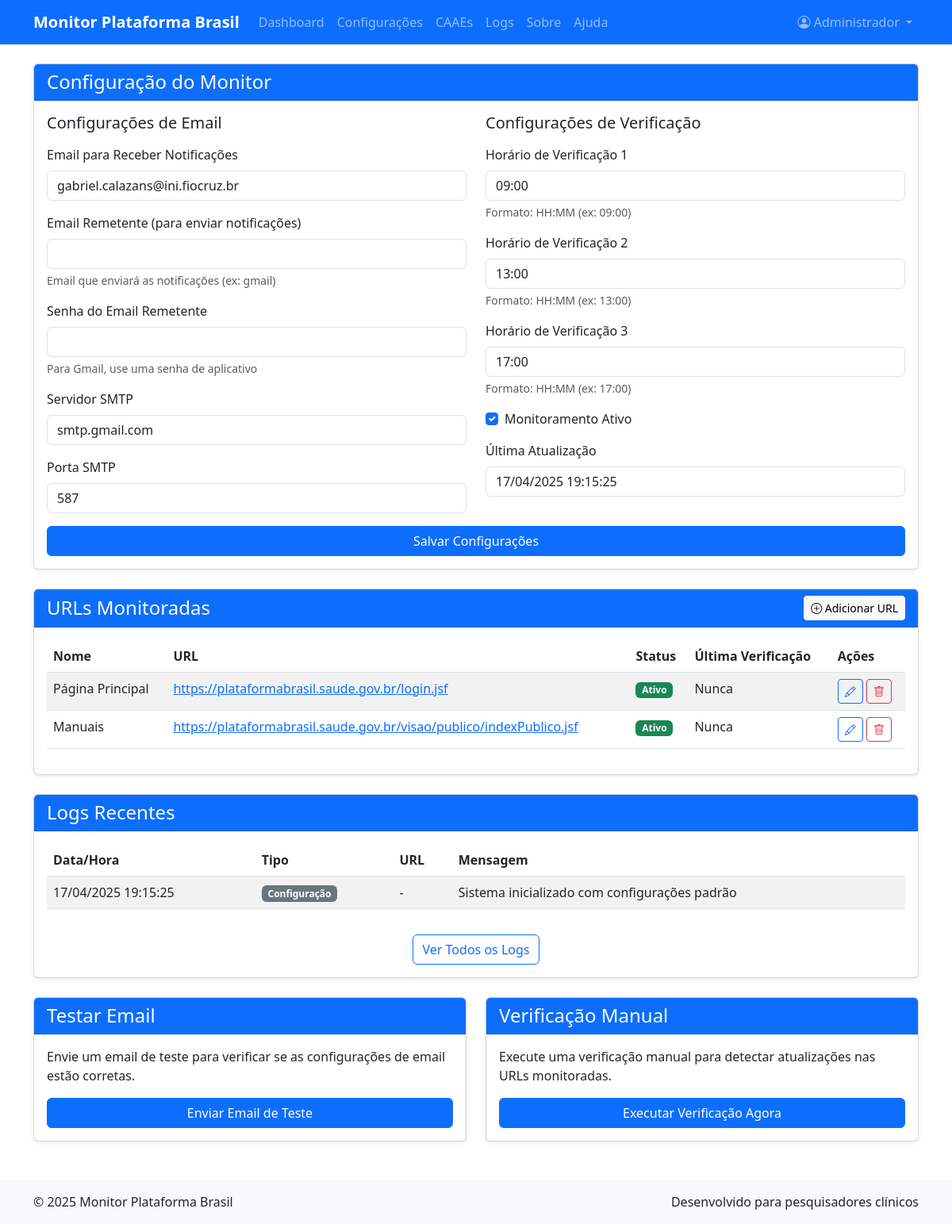
/monitor/ (signed in), run on the app's committed database.
### app/models.py (models this page shows, shortened)
class User(UserMixin, db.Model):
    id = db.Column(db.Integer, primary_key=True)
    name = db.Column(db.String(100), nullable=False)
    email = db.Column(db.String(100), unique=True, nullable=False)
    password_hash = db.Column(db.String(200), nullable=False)
    created_at = db.Column(db.DateTime, default=datetime.utcnow)

class MonitorConfig(db.Model):
    id = db.Column(db.Integer, primary_key=True)
    email_destinatario = db.Column(db.String(100), nullable=False)
    email_remetente = db.Column(db.String(100), nullable=True)
    email_senha = db.Column(db.String(100), nullable=True)
    smtp_servidor = db.Column(db.String(100), default='smtp.gmail.com')
    smtp_porta = db.Column(db.Integer, default=587)
    horario_verificacao_1 = db.Column(db.String(5), default='09:00')
    horario_verificacao_2 = db.Column(db.String(5), default='13:00')
    horario_verificacao_3 = db.Column(db.String(5), default='17:00')
    ativo = db.Column(db.Boolean, default=True)
    ultima_atualizacao = db.Column(db.DateTime, default=datetime.utcnow)

class MonitorURL(db.Model):
    id = db.Column(db.Integer, primary_key=True)
    nome = db.Column(db.String(100), nullable=False)
    url = db.Column(db.String(255), nullable=False)
    ativo = db.Column(db.Boolean, default=True)
    ultimo_hash = db.Column(db.String(64), nullable=True)
    ultima_verificacao = db.Column(db.DateTime, nullable=True)

class MonitorLog(db.Model):
    id = db.Column(db.Integer, primary_key=True)
    url_id = db.Column(db.Integer, db.ForeignKey('monitor_url.id'), nullable=True)
    url = db.relationship('MonitorURL', backref='logs')
    tipo = db.Column(db.String(20), nullable=False)  # 'verificacao', 'atualizacao', 'erro'
    mensagem = db.Column(db.Text, nullable=True)
    timestamp = db.Column(db.DateTime, default=datetime.utcnow)

### app/monitor.py (the view)
@bp.route('/')
@login_required
def index():
    config = MonitorConfig.query.first()
    urls = MonitorURL.query.all()
    logs = MonitorLog.query.order_by(MonitorLog.timestamp.desc()).limit(20).all()
    config_form = MonitorConfigForm(obj=config)
    url_form = MonitorURLForm()
    test_email_form = TestEmailForm()
    run_monitor_form = RunMonitorForm()
    return render_template('monitor/index.html',
                          config=config,
                          urls=urls,
                          logs=logs,
                          config_form=config_form,
                          url_form=url_form,
                          test_email_form=test_email_form,
                          run_monitor_form=run_monitor_form,
                          title='Configuração do Monitor')

### app/templates/monitor/index.html (shortened to what this page needs)
{% extends "base.html" %}
{% block content %}
<div class="row">
    <div class="col-md-12">
        <div class="card mb-4">
            <div class="card-header bg-primary text-white d-flex justify-content-between align-items-center">
                <h4 class="mb-0">Configuração do Monitor</h4>
            </div>
            <div class="card-body">
                <form method="POST" action="{{ url_for('monitor.update_config') }}">
                    <div class="row">
                        <div class="col-md-6">
                            <h5 class="mb-3">Configurações de Email</h5>
                            <div class="mb-3">
                                {{ config_form.email_destinatario.label(class="form-label") }}
                                {{ config_form.email_destinatario(class="form-control") }}
                            </div>
                            <div class="mb-3">
                                {{ config_form.email_remetente.label(class="form-label") }}
                                {{ config_form.email_remetente(class="form-control") }}
                                <div class="form-text">Email que enviará as notificações (ex: gmail)</div>
                            </div>
                            <div class="mb-3">
                                {{ config_form.email_senha.label(class="form-label") }}
                                {{ config_form.email_senha(class="form-control") }}
                                <div class="form-text">Para Gmail, use uma senha de aplicativo</div>
                            </div>
                            <div class="mb-3">
                                {{ config_form.smtp_servidor.label(class="form-label") }}
                                {{ config_form.smtp_servidor(class="form-control") }}
                            </div>
                            <div class="mb-3">
                                {{ config_form.smtp_porta.label(class="form-label") }}
                                {{ config_form.smtp_porta(class="form-control") }}
                            </div>
                        </div>
                        <div class="col-md-6">
                            <h5 class="mb-3">Configurações de Verificação</h5>
                            <div class="mb-3">
                                {{ config_form.horario_verificacao_1.label(class="form-label") }}
                                {{ config_form.horario_verificacao_1(class="form-control") }}
                                <div class="form-text">Formato: HH:MM (ex: 09:00)</div>
                            </div>
                            <div class="mb-3">
                                {{ config_form.horario_verificacao_2.label(class="form-label") }}
                                {{ config_form.horario_verificacao_2(class="form-control") }}
                                <div class="form-text">Formato: HH:MM (ex: 13:00)</div>
                            </div>
                            <div class="mb-3">
                                {{ config_form.horario_verificacao_3.label(class="form-label") }}
                                {{ config_form.horario_verificacao_3(class="form-control") }}
                                <div class="form-text">Formato: HH:MM (ex: 17:00)</div>
                            </div>
                            <div class="mb-3 form-check">
                                {{ config_form.ativo(class="form-check-input") }}
                                {{ config_form.ativo.label(class="form-check-label") }}
                            </div>
                            <div class="mb-3">
                                <label class="form-label">Última Atualização</label>
                                <input type="text" class="form-control" value="{{ config.ultima_atualizacao|formatdatetime if config and config.ultima_atualizacao else 'Nunca' }}" readonly>
                            </div>
                        </div>
                    </div>
                    <div class="d-grid gap-2">
                        {{ config_form.submit(class="btn btn-primary") }}
                    </div>
                </form>
            </div>
        </div>
    </div>
</div>
<div class="row">
    <div class="col-md-12">
        <div class="card mb-4">
            <div class="card-header bg-primary text-white d-flex justify-content-between align-items-center">
                <h4 class="mb-0">URLs Monitoradas</h4>
                <button type="button" class="btn btn-light btn-sm" data-bs-toggle="modal" data-bs-target="#addURLModal">
                    <i class="bi bi-plus-circle"></i> Adicionar URL
                </button>
            </div>
            <div class="card-body">
                {% if urls %}
                <div class="table-responsive">
                    <table class="table table-striped">
                        <thead>
                            <tr>
                                <th>Nome</th>
                                <th>URL</th>
                                <th>Status</th>
                                <th>Última Verificação</th>
                                <th>Ações</th>
                            </tr>
                        </thead>
                        <tbody>
                            {% for url in urls %}
                            <tr>
                                <td>{{ url.nome }}</td>
                                <td><a href="{{ url.url }}" target="_blank">{{ url.url }}</a></td>
                                <td>
                                    {% if url.ativo %}
                                    <span class="badge bg-success">Ativo</span>
                                    {% else %}
                                    <span class="badge bg-danger">Inativo</span>
                                    {% endif %}
                                </td>
                                <td>{{ url.ultima_verificacao|formatdatetime if url.ultima_verificacao else 'Nunca' }}</td>
                                <td>
                                    <a href="{{ url_for('monitor.edit_url', url_id=url.id) }}" class="btn btn-sm btn-outline-primary">
                                        <i class="bi bi-pencil"></i>
                                    </a>
                                    <button type="button" class="btn btn-sm btn-outline-danger" data-bs-toggle="modal" data-bs-target="#deleteURLModal{{ url.id }}">
                                        <i class="bi bi-trash"></i>
                                    </button>
                                </td>
                            </tr>
                            {% endfor %}
                        </tbody>
                    </table>
                </div>
                {% else %}
                <p class="text-center">Nenhuma URL configurada para monitoramento.</p>
                {% endif %}
            </div>
        </div>
    </div>
</div>
<div class="row">
    <div class="col-md-12">
        <div class="card mb-4">
            <div class="card-header bg-primary text-white">
                <h4 class="mb-0">Logs Recentes</h4>
            </div>
            <div class="card-body">
                {% if logs %}
                <div class="table-responsive">
                    <table class="table table-striped">
                        <thead>
                            <tr>
                                <th>Data/Hora</th>
                                <th>Tipo</th>
                                <th>URL</th>
                                <th>Mensagem</th>
                            </tr>
                        </thead>
                        <tbody>
                            {% for log in logs %}
                            <tr>
                                <td>{{ log.timestamp|formatdatetime }}</td>
                                <td>
                                    {% if log.tipo == 'verificacao' %}
                                    <span class="badge bg-info">Verificação</span>
                                    {% elif log.tipo == 'atualizacao' %}
                                    <span class="badge bg-success">Atualização</span>
                                    {% elif log.tipo == 'erro' %}
                                    <span class="badge bg-danger">Erro</span>
                                    {% elif log.tipo == 'email' %}
                                    <span class="badge bg-warning">Email</span>
                                    {% elif log.tipo == 'configuracao' %}
                                    <span class="badge bg-secondary">Configuração</span>
                                    {% else %}
                                    <span class="badge bg-secondary">{{ log.tipo }}</span>
                                    {% endif %}
                                </td>
                                <td>{{ log.url.nome if log.url else '-' }}</td>
                                <td>{{ log.mensagem }}</td>
                            </tr>
                            {% endfor %}
                        </tbody>
                    </table>
                </div>
                {% else %}
                <p class="text-center">Nenhum registro de log encontrado.</p>
                {% endif %}
                <div class="text-center mt-3">
                    <a href="{{ url_for('monitor.view_logs') }}" class="btn btn-outline-primary">Ver Todos os Logs</a>
                </div>
            </div>
        </div>
    </div>
</div>
<div class="row">
    <div class="col-md-6">
        <div class="card mb-4">
            <div class="card-header bg-primary text-white">
                <h4 class="mb-0">Testar Email</h4>
            </div>
            <div class="card-body">
                <p>Envie um email de teste para verificar se as configurações de email estão corretas.</p>
                <form action="{{ url_for('monitor.test_email') }}" method="post">
                    <div class="d-grid">
                        {{ test_email_form.submit(class="btn btn-primary") }}
                    </div>
                </form>
            </div>
        </div>
    </div>
    <div class="col-md-6">
        <div class="card mb-4">
            <div class="card-header bg-primary text-white">
                <h4 class="mb-0">Verificação Manual</h4>
            </div>
            <div class="card-body">
                <p>Execute uma verificação manual para detectar atualizações nas URLs monitoradas.</p>
                <form action="{{ url_for('monitor.run_monitor') }}" method="post">
                    <div class="d-grid">
                        {{ run_monitor_form.submit(class="btn btn-primary") }}
                    </div>
                </form>
            </div>
        </div>
    </div>
</div>
{% endblock %}

### app/templates/base.html (shortened to what this page needs)
<!DOCTYPE html>
<html lang="pt-br">
<head>
    <link href="https://cdn.jsdelivr.net/npm/bootstrap@5.3.0-alpha1/dist/css/bootstrap.min.css" rel="stylesheet">
    <link rel="stylesheet" href="https://cdn.jsdelivr.net/npm/bootstrap-icons@1.10.3/font/bootstrap-icons.css">
</head>
<body>
    <nav class="navbar navbar-expand-lg navbar-dark bg-primary fixed-top">
        <div class="container">
            <a class="navbar-brand" href="{{ url_for('main.index') }}">Monitor Plataforma Brasil</a>
            <div class="collapse navbar-collapse" id="navbarNav">
                <ul class="navbar-nav me-auto">
                    {% if current_user.is_authenticated %}
                    <li class="nav-item">
                        <a class="nav-link" href="{{ url_for('main.index') }}">Dashboard</a>
                    </li>
                    <li class="nav-item">
                        <a class="nav-link" href="{{ url_for('monitor.index') }}">Configurações</a>
                    </li>
                    <li class="nav-item">
                        <a class="nav-link" href="{{ url_for('monitor.caae_index') }}">CAAEs</a>
                    </li>
                    <li class="nav-item">
                        <a class="nav-link" href="{{ url_for('monitor.view_logs') }}">Logs</a>
                    </li>
                    {% endif %}
                    <li class="nav-item">
                        <a class="nav-link" href="{{ url_for('main.about') }}">Sobre</a>
                    </li>
                    <li class="nav-item">
                        <a class="nav-link" href="{{ url_for('main.help') }}">Ajuda</a>
                    </li>
                </ul>
                <ul class="navbar-nav">
                    {% if current_user.is_authenticated %}
                    <li class="nav-item dropdown">
                        <a class="nav-link dropdown-toggle" href="#" id="navbarDropdown" role="button" data-bs-toggle="dropdown" aria-expanded="false">
                            <i class="bi bi-person-circle"></i> {{ current_user.name }}
                        </a>
                    </li>
                    {% endif %}
                </ul>
            </div>
        </div>
    </nav>
    <div class="container content py-4">
        {% block content %}{% endblock %}
    </div>
    <footer class="footer">
        <div class="container">
            <div class="row">
                <div class="col-md-6">
                    <p class="mb-0">&copy; {{ now.year }} Monitor Plataforma Brasil</p>
                </div>
                <div class="col-md-6 text-md-end">
                    <p class="mb-0">Desenvolvido para pesquisadores clínicos</p>
                </div>
            </div>
        </div>
    </footer>
</body>
</html>

### data on the page
User: name "Administrador"
MonitorConfig: email_destinatario "gabriel.calazans@ini.fiocruz.br", smtp_servidor "smtp.gmail.com", smtp_porta "587", horario_verificacao_1 "09:00", horario_verificacao_2 "13:00", horario_verificacao_3 "17:00", ativo "☑", ultima_atualizacao "17/04/2025 19:15:25"
MonitorURL: nome "Página Principal", url "https://plataformabrasil.saude.gov.br/login.jsf", ativo "Ativo", ultima_verificacao "Nunca"
MonitorURL: nome "Manuais", url "https://plataformabrasil.saude.gov.br/visao/publico/indexPublico.jsf", ativo "Ativo", ultima_verificacao "Nunca"
MonitorLog: timestamp "17/04/2025 19:15:25", tipo "Configuração", url "-", mensagem "Sistema inicializado com configurações padrão"

### other printed values
{{ config_form.email_destinatario.label(class="form-label") }} "Email para Receber Notificações"
{{ config_form.email_remetente.label(class="form-label") }} "Email Remetente (para enviar notificações)"
{{ config_form.email_senha.label(class="form-label") }} "Senha do Email Remetente"
{{ config_form.smtp_servidor.label(class="form-label") }} "Servidor SMTP"
{{ config_form.smtp_porta.label(class="form-label") }} "Porta SMTP"
{{ config_form.horario_verificacao_1.label(class="form-label") }} "Horário de Verificação 1"
{{ config_form.horario_verificacao_2.label(class="form-label") }} "Horário de Verificação 2"
{{ config_form.horario_verificacao_3.label(class="form-label") }} "Horário de Verificação 3"
{{ config_form.ativo.label(class="form-check-label") }} "Monitoramento Ativo"
